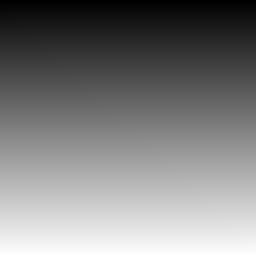
#> input picture imageA.jpg, 256 x 256 px
$ python 20701058_Q1.py
#> lines starting #> are read from the running program, lines starting #| are printed output that depends on the picture
import numpy as np
import matplotlib.pyplot as plt
from PIL import Image

def process_images(path_A, path_B):
    """
    DIP Lab Q1 Assignment: Process two grayscale images
    1. Reads two grayscale images A and B
    2. Applies linear operation: C_linear = 0.5*A + 0.5*B (weighted average)
    3. Applies nonlinear operation: C_nonlinear = abs(A-B) (absolute difference)
    4. Displays all four results visually
    """
#> called with path_A = 'imageA.jpg', path_B = 'imageB.jpg'

    try:
        # Step 1: Read two grayscale images A and B using PIL
        img_A_pil = Image.open(path_A).convert('L')  # Convert to grayscale
#> img_A_pil is the input picture: PIL image 256x256 L; min 0, max 254, mean 127
        img_B_pil = Image.open(path_B).convert('L')  # Convert to grayscale
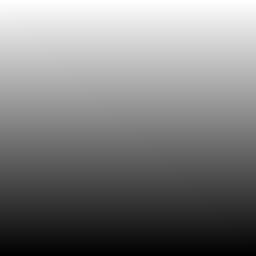
#> input picture imageB.jpg, 256 x 256 px
#> img_B_pil is the input picture: PIL image 256x256 L; min 0, max 254, mean 127

        print(f"✓ Image A loaded: {img_A_pil.size}")
#| ✓ Image A loaded: (256, 256)
        print(f"✓ Image B loaded: {img_B_pil.size}")
#| ✓ Image B loaded: (256, 256)

    except FileNotFoundError as e:
        print(f"Error: Could not read one or both images. {e}")
        return

    # Convert PIL images to NumPy arrays
    img_A = np.array(img_A_pil)
    img_B = np.array(img_B_pil)

    # Ensure images are the same size (resize B to match A if necessary)
    if img_A.shape != img_B.shape:
        print(f"⚠ Images have different sizes: A={img_A.shape}, B={img_B.shape}")
        print(f"  Resizing Image B to match Image A...")
        # Simple nearest-neighbor resize using NumPy
        img_B = np.array(Image.fromarray(img_B).resize((img_A.shape[1], img_A.shape[0]), Image.NEAREST))

    # Convert to float32 for precise mathematical operations
    A = img_A.astype(np.float32)
    B = img_B.astype(np.float32)

    # Step 2: Apply LINEAR operation: C_linear = 0.5*A + 0.5*B
    C_linear = 0.5 * A + 0.5 * B
#> C_linear: shape (256, 256) float32; every value is 127
    C_linear = np.clip(C_linear, 0, 255).astype(np.uint8)
#> C_linear: shape (256, 256); every value is 127
    print("✓ Linear operation applied: C_linear = 0.5*A + 0.5*B")

    # Step 3: Apply NONLINEAR operation: C_nonlinear = abs(A-B)
    C_nonlinear = np.abs(A - B)
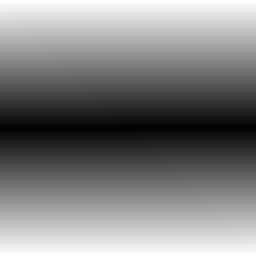
#> C_nonlinear: shape (256, 256) float32; min 2, max 254, mean 128.5
    C_nonlinear = np.clip(C_nonlinear, 0, 255).astype(np.uint8)
    print("✓ Nonlinear operation applied: C_nonlinear = |A - B|")

    # Step 4: Display all four images visually
    plt.figure(figsize=(14, 10))

    # Original Image A
    plt.subplot(2, 2, 1)
    plt.imshow(img_A, cmap='gray')
    plt.title('Original Image A', fontsize=12, fontweight='bold')
    plt.axis('off')

    # Original Image B
    plt.subplot(2, 2, 2)
    plt.imshow(img_B, cmap='gray')
    plt.title('Original Image B', fontsize=12, fontweight='bold')
    plt.axis('off')

    # Linear Combination Result
    plt.subplot(2, 2, 3)
    plt.imshow(C_linear, cmap='gray')
    plt.title('Linear: C = 0.5*A + 0.5*B', fontsize=12, fontweight='bold')
    plt.axis('off')

    # Absolute Difference Result
    plt.subplot(2, 2, 4)
    plt.imshow(C_nonlinear, cmap='gray')
    plt.title('Nonlinear: C = |A - B|', fontsize=12, fontweight='bold')
    plt.axis('off')

    plt.tight_layout()
    print("\n✓ Displaying results...")
    plt.show()
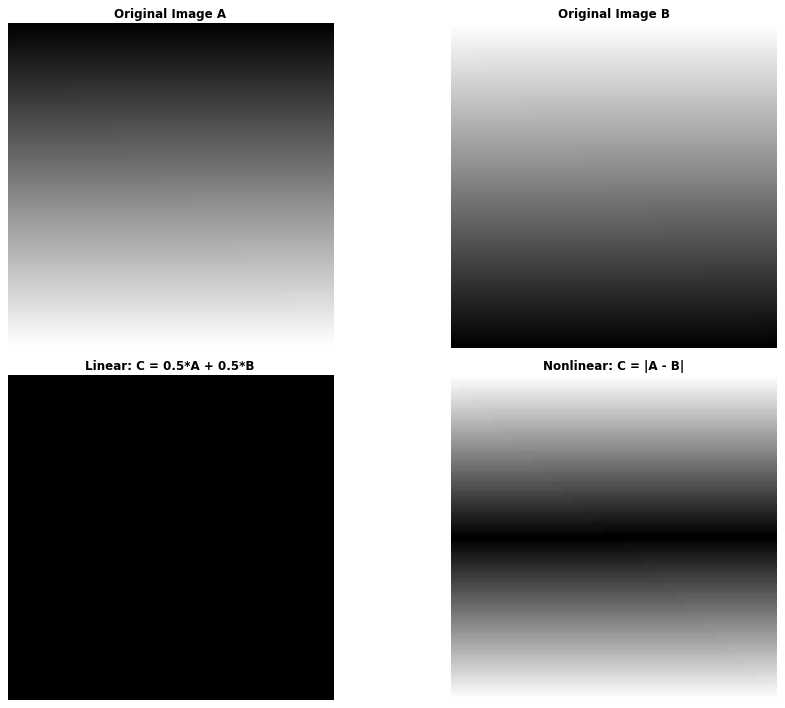
#> figure drawn by matplotlib, 4 panels

if __name__ == "__main__":
    # Specify the image paths here (ensure these files exist in your workspace)
    image_file_A = 'imageA.jpg'
    image_file_B = 'imageB.jpg'

    print("=" * 60)
    print("DIP Lab Q1 Assignment: Image Processing Operations")
    print("=" * 60)
    process_images(image_file_A, image_file_B)
    print("=" * 60)
